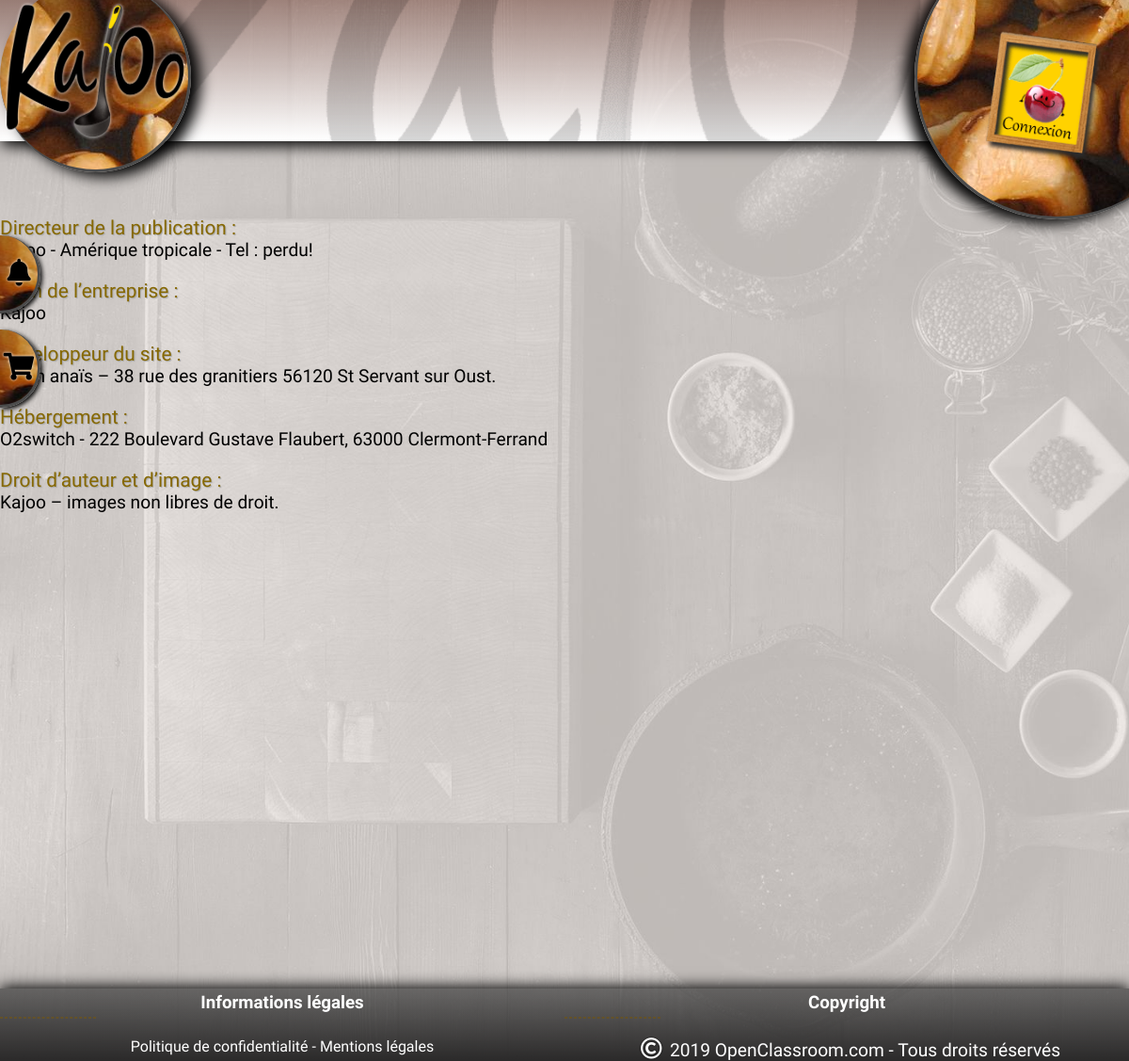
The app's page /index.php?action=mention with its own data.
### tables this page shows
CREATE TABLE `mentions` (
  `id` int(11) NOT NULL COMMENT 'id des zone de texte',
  `titre` varchar(255) NOT NULL COMMENT 'titre de la mention',
  `texte` text NOT NULL COMMENT 'texte de la mention'
);

### controller/frontend.php (called while the page is built, shortened)
<?php
function mention()
{
	$mention = new Mention();
	$aMention = $mention->get();
	require('view/frontend/mentionView.php');
}

### model/Bdd.php (called while the page is built, shortened)
<?php
class Bdd{
static protected $bdd = null;
	static protected function getConnexion()
	{
		try
		{
			self::$bdd = new PDO('mysql:host='.self::SER.';dbname='.self::BAS.';charset=utf8', ''.self::USER.'', ''.self::PSW.'', array(PDO::ATTR_ERRMODE => PDO::ERRMODE_EXCEPTION));
			return self::$bdd;
		}
		catch (Exception $e)
		{
			die('erreur : '.$e->getMessage());
			return false;
		}
	}
	public function addRequestSelect($request)
	{
		$bdd = self::getConnexion();
		$rep = $bdd->query($request);
		$res = $rep->fetchALL(PDO::FETCH_ASSOC);
		if(!empty($res))
		{
			return $res;
		}
		else
		{
			return false;
			$res=array();
		}
	}
}

### model/Mention.php (called while the page is built, shortened)
<?php
	class Mention extends Bdd {
	 	 public function get()
	 	 {
	 	 	$request = 'SELECT * FROM '. self::TAB_MEN.'';
	 	 	$aRes = parent::addRequestSelect($request);
	 	 	return $aRes;
	 	 }
	}

### view/frontend/mentionView.php (the view, shortened to what this page needs)
	 	<section id="mention">
		 	<div id='contentmention'>
<?php
	for ($i = 0 ; $i < count($aMention) ; $i++):
		$titre = $aMention[$i]['titre'];
		$texte = $aMention[$i]['texte'];
?>
				<div class='flexRow'>
					<p class='titleInfos'><?=$titre?></p>
					<p class='texteInfos'><?=$texte?></p>
				</div>
<?php endfor; ?>
		 	</div>
	 	 </section>
<?php require('view/template.php'); ?>

### public/css/style.css (style rules this page uses)
html { height: 100% }
body { margin:0; font-family:'Open Sans Condensed', sans-serif; cursor: default; background: url(../img/fond.jpg) no-repeat; background-size: auto; height: 100%; background-size: cover; background-attachment: fixed; }
body p { font-size: 1.2em; }
body p, body h2 { margin:0; }
section { margin-top: 250px; margin-bottom: 130px; width: 100%; min-height: 100%; align-items: center; }
section >div { width:80%; }
section#politique div p.titleInfos, section#mention div p.titleInfos { color: #866802; text-shadow: 1px 1px 1px #a7a7a7; padding-top: 20px; font-size: 1.3em; }
section#politique div p.texteInfos, section#mention div p.texteInfos { text-align: justify; }

### public/css/tablette.css (style rules this page uses)
@media screen and (max-width: 1200px) { section { margin-top: 210px; padding-left: 0; margin-bottom: 40px; padding-right: 0px; } }

### records on screen
mentions: titre "Directeur de la publication :", texte "Kajoo - Amérique tropicale - Tel : perdu!"
mentions: titre "Nom de l’entreprise :", texte "Kajoo"
mentions: titre "Développeur du site :", texte "Collin anaïs – 38 rue des granitiers 56120 St Servant sur Oust."
mentions: titre "Hébergement :", texte "O2switch - 222 Boulevard Gustave Flaubert, 63000 Clermont-Ferrand"
mentions: titre "Droit d’auteur et d’image :", texte "Kajoo – images non libres de droit."
